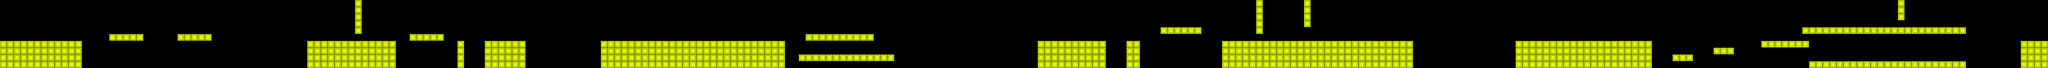

This is a level from a 2D game, rendered from its Tiled map with the project's own tilesets. A one-line summary and the map file follow, with tile-layer data summarised:
An orthogonal 300x10 tile map with 64x64 px tiles, 4 tile layers (MapLayer, FloorLayer, EnemyLayer, FllorLayer2).

<map version="1.0" orientation="orthogonal" renderorder="right-down" width="300" height="10" tilewidth="64" tileheight="64" nextobjectid="1">
 <tileset firstgid="1" name="MAP" tilewidth="64" tileheight="64" tilecount="9" columns="3">
  <image source="MAP.png" width="192" height="192" />
  <tile id="0">
   <properties>
    <property name="mold" value="mold" />
   </properties>
  </tile>
  <tile id="1">
   <properties>
    <property name="enemy" value="enemy" />
   </properties>
  </tile>
  <tile id="2">
   <properties>
    <property name="floor" value="floor" />
   </properties>
  </tile>
  <tile id="3">
   <properties>
    <property name="crayfloor" value="crayfloor" />
   </properties>
  </tile>
  <tile id="4">
   <properties>
    <property name="needle" value="needle" />
   </properties>
  </tile>
  <tile id="5">
   <properties>
    <property name="slope" value="slope" />
   </properties>
  </tile>
  <tile id="6">
   <properties>
    <property name="coin" value="coin" />
   </properties>
  </tile>
 </tileset>
 <layer name="MapLayer" width="300" height="10" opacity="0">
  <data>[3000 cells, 119 non-empty, 5 distinct tile ids]</data>
 </layer>
 <layer name="FloorLayer" width="300" height="10">
  <data>[3000 cells, 305 non-empty, 1 distinct tile ids]</data>
 </layer>
 <layer name="EnemyLayer" width="300" height="10" opacity="0">
  <data>[3000 cells, 10 non-empty, 1 distinct tile ids]</data>
 </layer>
 <layer name="FllorLayer2" width="300" height="10">
  <data>[3000 cells, 312 non-empty, 1 distinct tile ids]</data>
 </layer>
</map>
